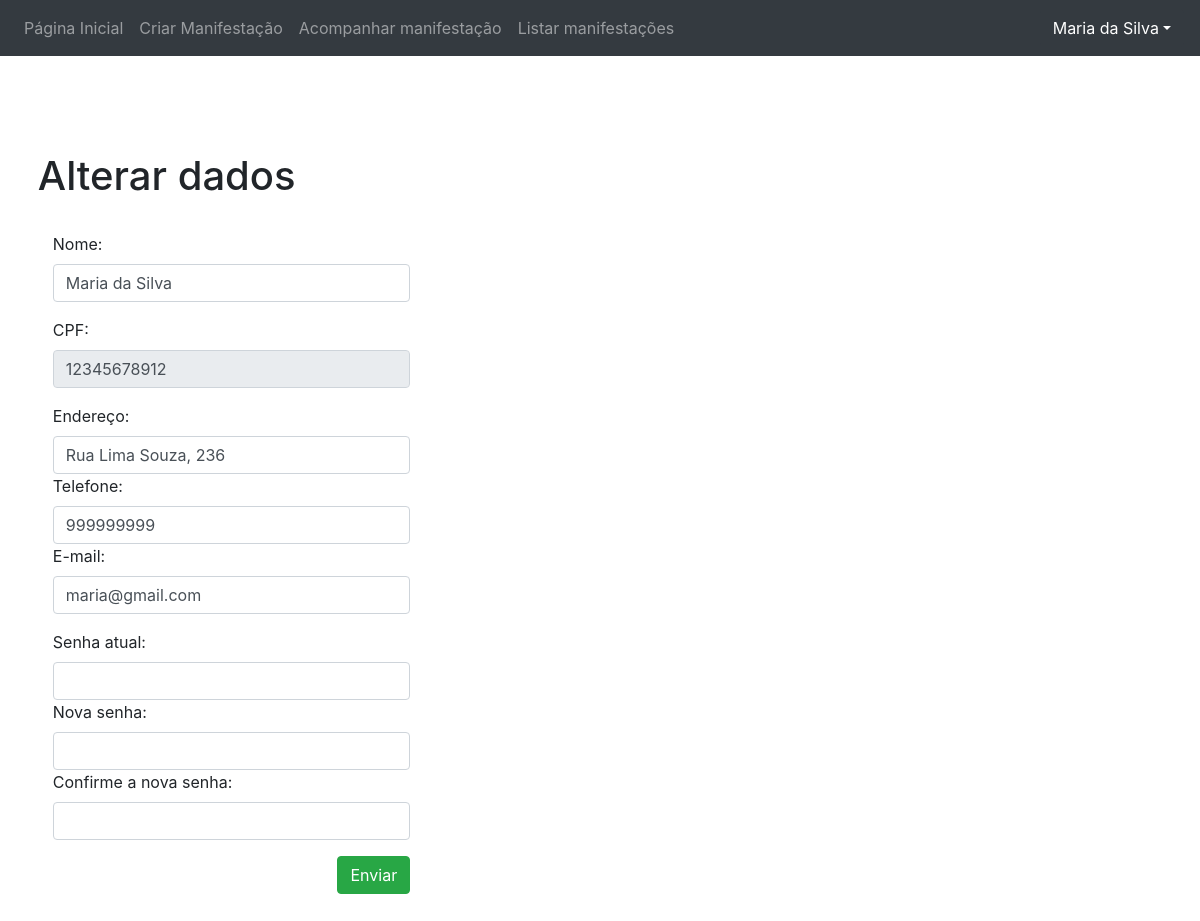
Screenshot of /index.php?section=UsuarioControle&function=alteraDadosAcao (signed in) with the database file from the repository.
### tables this page shows
CREATE TABLE IF NOT EXISTS `usuario`
(
    `cpf`             varchar(11)  NOT NULL,
    `id_tipo_usuario` int(11)      NOT NULL,
    `nome`            varchar(50)  NOT NULL,
    `endereco`        varchar(150) NOT NULL,
    `telefone`        varchar(11) DEFAULT NULL,
    `email`           varchar(100) NOT NULL,
    `senha`           varchar(10)  NOT NULL,
    PRIMARY KEY (`cpf`),
    UNIQUE KEY `email` (`email`),
    KEY `fk_tipo_usuario` (`id_tipo_usuario`)
);

### src/index.php (called while the page is built, shortened)
<?php
new Ouvidoria\App ();

### src/model/UsuarioManager.php (called while the page is built, shortened)
<?php
require_once("model/UsuarioFactory.php");
class UsuarioManager
{
    public function __construct(){
        $this->factory = new UsuarioFactory();
    }
    public function buscaInfoUsuario(string $cpf)
    {
        return $this->factory->buscaInfoUsuario($cpf);
    }
}

### src/model/UsuarioFactory.php (called while the page is built, shortened)
<?php
include("model/Conexao.php");
class UsuarioFactory
{
    public function buscaInfoUsuario($cpf)
    {
        global $conexao;
        try {
            $query = "SELECT * from usuario where cpf = '$cpf'";
            $resultado = mysqli_query($conexao, $query);
            if ($resultado) {
                $usuario = mysqli_fetch_object($resultado);
            } else {
                $resultado = false;
            }
        } catch (PDOException $exc) {
            echo $exc->getMessage();
            $resultado = false;
        }
        return $usuario;
    }
}

### src/view/alterarDados.php (the view, shortened to what this page needs)
<!DOCTYPE html>
<html lang="pt-br">
<head>
    <link rel="stylesheet" href="https://stackpath.bootstrapcdn.com/bootstrap/4.1.3/css/bootstrap.min.css">
</head>
<body>
<?php include('menu.php'); ?>
<br>
<br>
<br>
<br>
<div style="margin-left: 1cm">
    <h1> Alterar dados </h1>
    <br>
    <form action="?section=UsuarioControle&function=alterarDados" method="POST" name="formulario">
        <div class="form-group col-md-4">
            <label>Nome:</label><input type="text" name="nomeAlteraDados" value="<?=$usuario->nome?>"  class="form-control"/>
        </div>
        <div class="form-group  col-md-4">
            <label>CPF:</label><input type="text" name="cpfAlteraDados" value="<?=$usuario->cpf?>" class="form-control" readonly />
        </div>
        <div class="form-group  col-md-4">
            <label>Endereço:</label><input type="text" name="enderecoAlteraDados" value="<?=$usuario->endereco?>" class="form-control" />
            <label>Telefone:</label><input type="number" id="telefone" maxlength="11" onkeypress="return somenteNumerosTel(event)" name="telefoneAlteraDados" value="<?=$usuario->telefone?>" class="form-control" />
            <label>E-mail:</label><input type="email" name="emailAlteraDados" value="<?=$usuario->email?>" class="form-control" />
        </div>
        <div class="form-group col-md-4">
            <label>Senha atual:</label><input type="password" id="senhaAntigaAlteraDados" name="senhaAntigaAlteraDados" required="required" class="form-control" />
            <label>Nova senha:</label><input type="password" id="senhaNovaAlteraDados" name="senhaNovaAlteraDados" class="form-control" />
            <label>Confirme a nova senha:</label><input id="senhaNovaConfirmacaoAlteraDados" name="senhaNovaConfirmacaoAlteraDados" type="password" class="form-control" />
        </div>
        <div class="form-group  col-md-4">
            <input  type="submit" value="Enviar" name="enviado"class="float-right btn btn-outline-success active"/>
        </div>
    </form>
    <br><br>
</div>
</body>

### rows the page displays
usuario: nomeAlteraDados "Maria da Silva", cpfAlteraDados "12345678912", enderecoAlteraDados "Rua Lima Souza, 236", telefoneAlteraDados "999999999", emailAlteraDados "maria@gmail.com"

### other values shown
$_SESSION['usuario']['nome'] "Maria da Silva"
